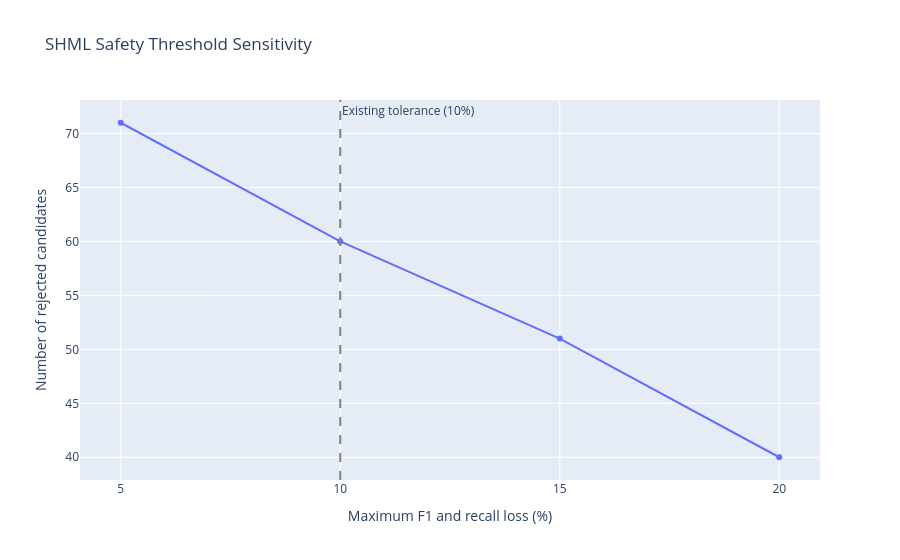

The notebook cell saved with this chart:
### Code cell
import plotly.graph_objects as go

fig = go.Figure(go.Scatter(
    x=threshold_df["Tolerance_Pct"], y=threshold_df["Rejected"], mode="lines+markers",
    hovertemplate="Tolerance: %{x:g}%<br>Rejected candidates: %{y}<extra></extra>",
))
fig.add_vline(x=10, line_dash="dash", line_color="gray",
              annotation_text="Existing tolerance (10%)", annotation_position="top right")
fig.update_layout(
    title="SHML Safety Threshold Sensitivity",
    xaxis=dict(title="Maximum F1 and recall loss (%)", tickvals=threshold_df["Tolerance_Pct"]),
    yaxis_title="Number of rejected candidates",
)

FIGURES_DIR = PROJECT_ROOT / "results" / "research" / "bill_amt1" / "figures"
FIGURES_DIR.mkdir(parents=True, exist_ok=True)
fig.write_html(FIGURES_DIR / "safety_threshold_sensitivity.html", include_plotlyjs="cdn")
fig.show(renderer="plotly_mimetype")

### Figure 1 — Plotly figure (JSON) as saved in the notebook; plotly's stock layout.template omitted (floating-point values rounded to 4 significant figures)
{"data": [{"hovertemplate": "Tolerance: %{x:g}%<br>Rejected candidates: %{y}<extra></extra>", "mode": "lines+markers", "x": [5.0, 10.0, 15.0, 20.0], "y": [71, 60, 51, 40], "type": "scatter"}], "layout": {"shapes": [{"line": {"color": "gray", "dash": "dash"}, "type": "line", "x0": 10, "x1": 10, "xref": "x", "y0": 0, "y1": 1, "yref": "y domain"}], "annotations": [{"showarrow": false, "text": "Existing tolerance (10%)", "x": 10, "xanchor": "left", "xref": "x", "y": 1, "yanchor": "top", "yref": "y domain"}], "xaxis": {"title": {"text": "Maximum F1 and recall loss (%)"}, "tickvals": [5.0, 10.0, 15.0, 20.0]}, "title": {"text": "SHML Safety Threshold Sensitivity"}, "yaxis": {"title": {"text": "Number of rejected candidates"}}}}
